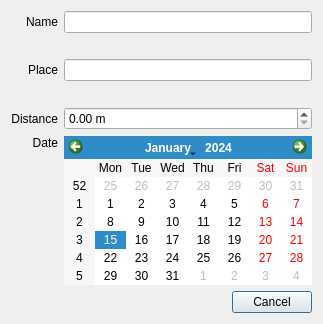
<?xml version="1.0" encoding="UTF-8"?>
<ui version="4.0">
 <class>DialogCreateRace</class>
 <widget class="QDialog" name="DialogCreateRace">
  <property name="windowTitle">
   <string>Create a new race</string>
  </property>
  <layout class="QVBoxLayout" name="mainVerticalLayout">
   <item>
    <layout class="QGridLayout" name="gridLayoutForm">
     <item row="0" column="0">
      <widget class="QLabel" name="labelName">
       <property name="text">
        <string>Name</string>
       </property>
       <property name="alignment">
        <set>Qt::AlignRight|Qt::AlignTrailing|Qt::AlignVCenter</set>
       </property>
      </widget>
     </item>
     <item row="0" column="1">
      <widget class="QLineEdit" name="lineEditName"/>
     </item>
     <item row="1" column="1">
      <widget class="QLabel" name="labelNameInformation">
       <property name="alignment">
        <set>Qt::AlignCenter</set>
       </property>
      </widget>
     </item>
     <item row="2" column="0">
      <widget class="QLabel" name="labelPlace">
       <property name="text">
        <string>Place</string>
       </property>
       <property name="alignment">
        <set>Qt::AlignRight|Qt::AlignTrailing|Qt::AlignVCenter</set>
       </property>
      </widget>
     </item>
     <item row="2" column="1">
      <widget class="QLineEdit" name="lineEditPlace"/>
     </item>
     <item row="3" column="1">
      <widget class="QLabel" name="labelPlaceInformation">
       <property name="text">
        <string/>
       </property>
       <property name="alignment">
        <set>Qt::AlignCenter</set>
       </property>
      </widget>
     </item>
     <item row="4" column="0">
      <widget class="QLabel" name="labelDistance">
       <property name="text">
        <string>Distance</string>
       </property>
       <property name="alignment">
        <set>Qt::AlignRight|Qt::AlignTrailing|Qt::AlignVCenter</set>
       </property>
      </widget>
     </item>
     <item row="4" column="1">
      <widget class="QDoubleSpinBox" name="doubleSpinBoxDistance">
       <property name="accelerated">
        <bool>true</bool>
       </property>
       <property name="suffix">
        <string> m</string>
       </property>
       <property name="decimals">
        <number>2</number>
       </property>
       <property name="maximum">
        <double>1000000.000000000000000</double>
       </property>
      </widget>
     </item>
     <item row="5" column="0">
      <widget class="QLabel" name="labelDate">
       <property name="text">
        <string>Date</string>
       </property>
       <property name="alignment">
        <set>Qt::AlignRight|Qt::AlignTop|Qt::AlignTrailing</set>
       </property>
      </widget>
     </item>
     <item row="5" column="1">
      <widget class="QCalendarWidget" name="calendarWidgetDateRace"/>
     </item>
    </layout>
   </item>
   <item>
    <widget class="QDialogButtonBox" name="buttonBox">
     <property name="orientation">
      <enum>Qt::Horizontal</enum>
     </property>
     <property name="standardButtons">
      <set>QDialogButtonBox::Cancel</set>
     </property>
    </widget>
   </item>
  </layout>
 </widget>
 <resources/>
 <connections>
  <connection>
   <sender>buttonBox</sender>
   <signal>accepted()</signal>
   <receiver>DialogCreateRace</receiver>
   <slot>accept()</slot>
   <hints>
    <hint type="sourcelabel">
     <x>248</x>
     <y>254</y>
    </hint>
    <hint type="destinationlabel">
     <x>157</x>
     <y>274</y>
    </hint>
   </hints>
  </connection>
  <connection>
   <sender>buttonBox</sender>
   <signal>rejected()</signal>
   <receiver>DialogCreateRace</receiver>
   <slot>reject()</slot>
   <hints>
    <hint type="sourcelabel">
     <x>316</x>
     <y>260</y>
    </hint>
    <hint type="destinationlabel">
     <x>286</x>
     <y>274</y>
    </hint>
   </hints>
  </connection>
 </connections>
</ui>
